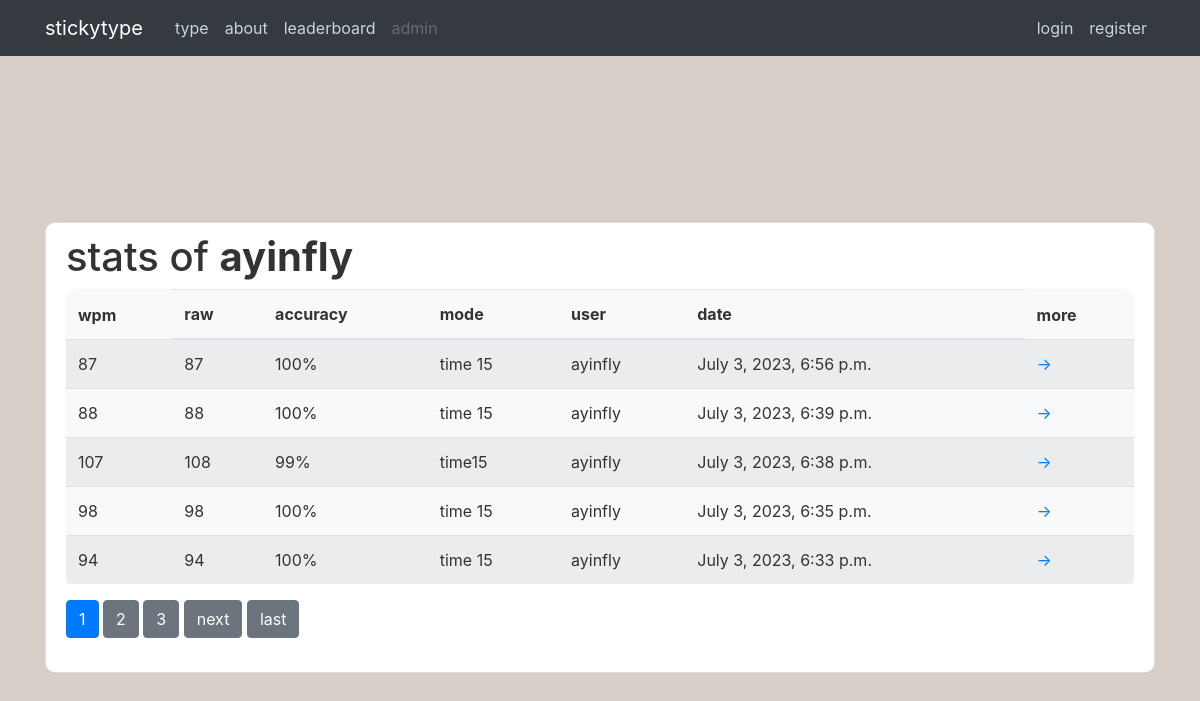
The page /stats/ayinfly on the database as committed earlier.
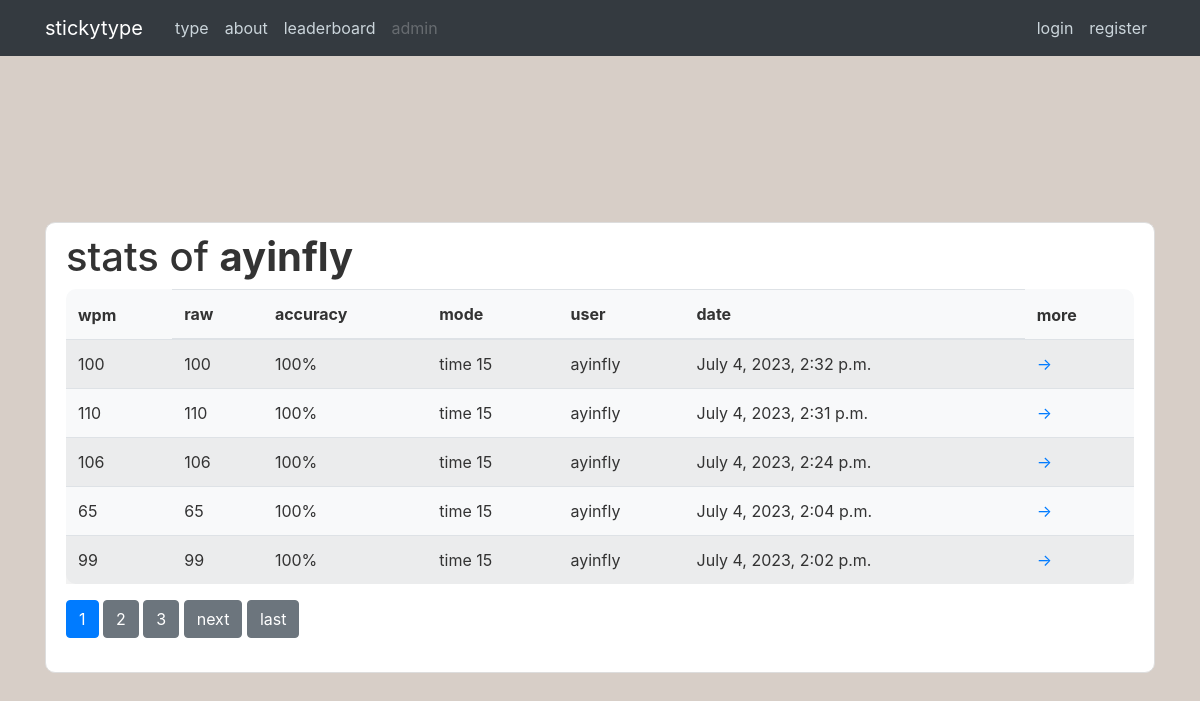
The same page on the database as committed later.
### type/models.py (models this page shows, shortened)
class Stat(models.Model):
    author = models.ForeignKey(User, on_delete=models.CASCADE)
    wpm_total = models.PositiveSmallIntegerField(default=0)
    wpm_raw = models.PositiveSmallIntegerField(default=0)
    time = models.DateTimeField(auto_now_add=True)
    accuracy = models.PositiveSmallIntegerField(default=0)
    mode = models.CharField(max_length=20, default='')

### type/views.py (the view)
# urls.py: path("stats/<str:username>", StatListView.as_view(), name='type-stats'),
class StatListView(ListView):
    model = Stat
    template_name = 'type/stats.html'
    context_object_name = 'stats'
    ordering = ['-time']
    paginate_by = 5
    def get_queryset(self):
        user = get_object_or_404(User, username=self.kwargs.get('username'))
        return Stat.objects.filter(author=user).order_by('-time')

### type/templates/type/stats.html (shortened to what this page needs)
{% extends "type/base.html" %}
{% block content%}
    <div class="content-section">
        <h1>stats of <b>{{ view.kwargs.username }}</b></h1>
        <table class="table table-hover table-striped bg-light round">
            <thead>
                <tr>
                    <th scope="col" style="border: none;">wpm</th>
                    <th scope="col">raw</th>
                    <th scope="col">accuracy</th>
                    <th scope="col">mode</th>
                    <th scope="col">user</th>
                    <th scope="col">date</th>
                    <th scope="col" style="border: none;">more</th>
                </tr>
            </thead>
            <tbody>
                {% for stat in stats %}
                    <tr>
                        <td>{{ stat.wpm_total }}</td>
                        <td>{{ stat.wpm_raw }}</td>
                        <td>{{ stat.accuracy }}%</td>
                        <td>{{ stat.mode }}</td>
                        <td>{{ stat.author.username }}</td>
                        <td>{{ stat.time }}</td>
                        <td><a href="{% url 'stat-detail' stat.id %}" class="stretched-link">→</a></td>
                    </tr>
                {% endfor %}
            </tbody>
        </table>
        {% if is_paginated %}
            {% for num in page_obj.paginator.page_range %}
                {% if page_obj.number == num %}
                    <a class="btn btn-primary mb-4" href="?page={{ num }}">{{ num }}</a>
                {% elif num > page_obj.number|add:'-3'  and num < page_obj.number|add:'3' %}
                    <a class="btn btn-secondary mb-4" href="?page={{ num }}">{{ num }}</a>
                {% endif %}
            {% endfor %}
            {% if page_obj.has_next %}
                <a class="btn btn-secondary mb-4" href="?page={{ page_obj.next_page_number}}">next</a>
                <a class="btn btn-secondary mb-4" href="?page={{ page_obj.paginator.num_pages }}">last</a>
            {% endif %}
        {% endif %}
    </div>
{% endblock content%}

### type/templates/type/base.html (shortened to what this page needs)
{% load static %}
<!DOCTYPE html>
<html lang="en">
<head>
    <link rel="stylesheet" href="https://cdn.jsdelivr.net/npm/bootstrap@4.0.0/dist/css/bootstrap.min.css">
    <link rel="stylesheet" type="text/css" href="{% static 'type/main.css' %}">
</head>
<body>
    <header class="site-header">
        <nav class="navbar navbar-expand-md navbar-dark bg-dark fixed-top">
            <div class="container">
                <a class="navbar-brand mr-4" href="/">stickytype</a>
                <div class="collapse navbar-collapse" id="navbarToggle">
                    <div class="navbar-nav mr-auto">
                        <a class="nav-item nav-link" href="{% url 'type-home' %}">type</a>
                        <a class="nav-item nav-link" href="{% url 'type-about' %}">about</a>
                        <a class="nav-item nav-link" href="{% url 'type-leaderboard' %}">leaderboard</a>
                        <a class="nav-item nav-link disabled" href="/admin">admin</a>
                    </div>
                    <div class="navbar-nav">
                        {% if user.is_authenticated %}
                            <a class="nav-item nav-link" href="{% url 'logout' %}">logout</a>
                            <a class="nav-item nav-link" href="{% url 'profile' %}">{{ user.username }}</a>
                        {% else %}
                            <a class="nav-item nav-link" href="{% url 'login' %}">login</a>
                            <a class="nav-item nav-link" href="{% url 'register' %}">register</a>
                        {% endif %}
                    </div>
                </div>
            </div>
        </nav>
    </header>
    <main role="main" class="container">
        {% block content %}{% endblock %}
    </main>
</body>
</html>

### type/static/type/main.css (style rules this page uses)
* { margin: 0; padding: 0; box-sizing: border-box; }
body { color: #333333; display: flex; align-items: center; background: #D7CEC7; }
.round { border-radius: 10px; }
.site-header .navbar-nav .nav-link { color: #cbd5db; }
.content-section { background: #ffffff; padding: 10px 20px; border: 1px solid #dddddd; border-radius: 10px; margin-top: 20%; }

Rows that differ between the two databases and show on the page:
no longer on this page (row unchanged): Stat: wpm_total "87", wpm_raw "87", accuracy "100", mode "time 15", author.username "ayinfly", time "July 3, 2023, 6:56 p.m."
no longer on this page (row unchanged): Stat: wpm_total "88", wpm_raw "88", accuracy "100", mode "time 15", author.username "ayinfly", time "July 3, 2023, 6:39 p.m."
no longer on this page (row unchanged): Stat: wpm_total "107", wpm_raw "108", accuracy "99", mode "time15", author.username "ayinfly", time "July 3, 2023, 6:38 p.m."
no longer on this page (row unchanged): Stat: wpm_total "98", wpm_raw "98", accuracy "100", mode "time 15", author.username "ayinfly", time "July 3, 2023, 6:35 p.m."
no longer on this page (row unchanged): Stat: wpm_total "94", wpm_raw "94", accuracy "100", mode "time 15", author.username "ayinfly", time "July 3, 2023, 6:33 p.m."
added Stat: wpm_total "100", wpm_raw "100", accuracy "100", mode "time 15", author.username "ayinfly", time "July 4, 2023, 2:32 p.m."
added Stat: wpm_total "110", wpm_raw "110", accuracy "100", mode "time 15", author.username "ayinfly", time "July 4, 2023, 2:31 p.m."
added Stat: wpm_total "106", wpm_raw "106", accuracy "100", mode "time 15", author.username "ayinfly", time "July 4, 2023, 2:24 p.m."
added Stat: wpm_total "65", wpm_raw "65", accuracy "100", mode "time 15", author.username "ayinfly", time "July 4, 2023, 2:04 p.m."
added Stat: wpm_total "99", wpm_raw "99", accuracy "100", mode "time 15", author.username "ayinfly", time "July 4, 2023, 2:02 p.m."
